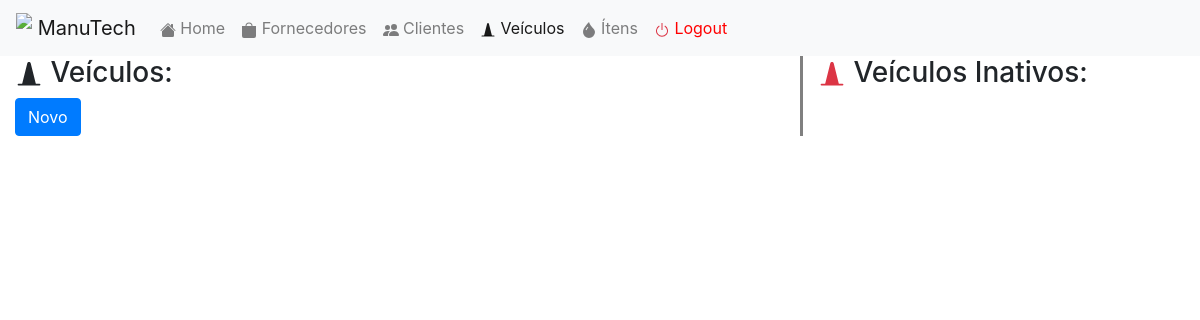
Page /veiculo.php (signed in) on the earlier database version.
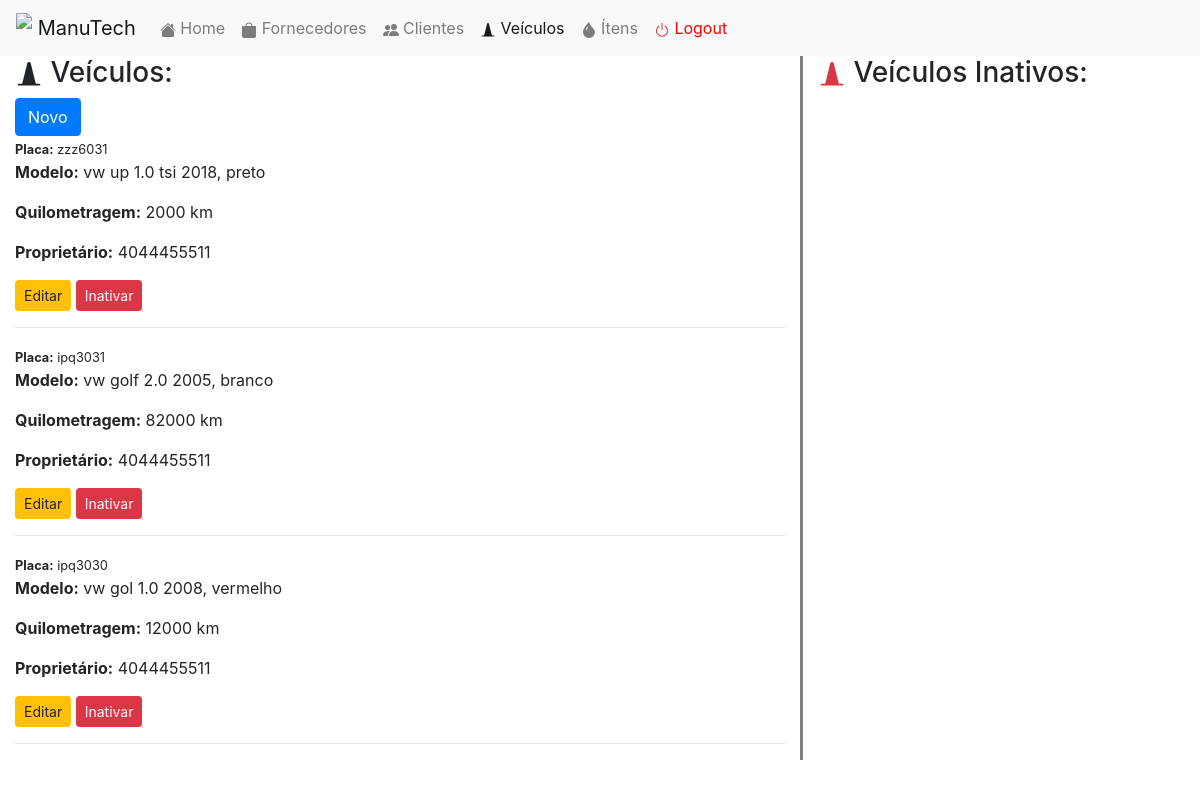
Same page on the later database version.
### tables this page shows
CREATE TABLE veiculo (
    placa VARCHAR(7) NOT NULL,
    modelo VARCHAR(100) NOT NULL,
    quilometragem BIGINT(7) NOT NULL,
    cpfProprietario BIGINT(11) NOT NULL,
    ativo BOOLEAN NOT NULL DEFAULT true,
    PRIMARY KEY(placa),
    FOREIGN KEY(cpfProprietario) REFERENCES cliente(cpf)
) CHARSET=utf8;

### veiculo.php (the view, shortened to what this page needs)
<?php
    require_once 'conect.php';
?>
<!doctype html>
<html lang="pt-br">
<head>
    <link rel="stylesheet" href="https://stackpath.bootstrapcdn.com/bootstrap/4.4.1/css/bootstrap.min.css">
    <link rel="stylesheet" href="estilo.css">
</head>
<body>
<div class="container-fluid">
    <div class="row">
        <div class="col-sm-12" id="menu">
            <nav class="navbar navbar-expand-lg navbar-light bg-light">
                <a class="navbar-brand" href="painel.php"><img src="https://img.icons8.com/material-two-tone/30/000000/car-service.png" class="d-inline-block align-top"> ManuTech</a>
                <div class="collapse navbar-collapse" id="navbarNav">
                    <ul class="navbar-nav">
                        <li class="nav-item"><a class="nav-link" href="painel.php"> Home</a></li>
                        <li class="nav-item"><a class="nav-link" href="fornecedor.php"><svg class="bi bi-bag-fill" width="1em" height="1em" viewBox="0 0 16 16" fill="currentColor" xmlns="http://www.w3.org/2000/svg"><path d="M1 4h14v10a2 2 0 01-2 2H3a2 2 0 01-2-2V4zm7-2.5A2.5 2.5 0 005.5 4h-1a3.5 3.5 0 117 0h-1A2.5 2.5 0 008 1.5z"/></svg> Fornecedores</a></li>
                        <li class="nav-item"><a class="nav-link" href="cliente.php"> Clientes</a></li>
                        <li class="nav-item active"><a class="nav-link" href="veiculo.php"><svg class="bi bi-cone" width="1em" height="1em" viewBox="0 0 16 16" fill="currentColor" xmlns="http://www.w3.org/2000/svg"><path d="M7.03 1.88c.252-1.01 1.688-1.01 1.94 0L12 14H4L7.03 1.88z"/><path fill-rule="evenodd" d="M1.5 14a.5.5 0 01.5-.5h12a.5.5 0 010 1H2a.5.5 0 01-.5-.5z" clip-rule="evenodd"/></svg> Veículos</a></li>
                        <li class="nav-item"><a class="nav-link" href="item.php"> Ítens</a></li>
                        <li class="nav-item"><a class="nav-link" href="logout.php" style="color: red;"> Logout</a></li>
                    </ul>
                </div>
            </nav>
        </div>
    </div>
    <div class="row">
        <div class="col-sm-8">
            <h3><svg class="bi bi-cone" width="1em" height="1em" viewBox="0 0 16 16" fill="currentColor" xmlns="http://www.w3.org/2000/svg"><path d="M7.03 1.88c.252-1.01 1.688-1.01 1.94 0L12 14H4L7.03 1.88z"/><path fill-rule="evenodd" d="M1.5 14a.5.5 0 01.5-.5h12a.5.5 0 010 1H2a.5.5 0 01-.5-.5z" clip-rule="evenodd"/></svg> Veículos:</h3>
            <button type="button" class="btn btn-primary" onclick="window.location.href='addVeiculo.php'">Novo</button><br>
            <?php
            $r = $db->query("SELECT * FROM veiculo WHERE ativo=1 ORDER BY placa DESC");
            $linhas = $r->fetchAll(PDO::FETCH_ASSOC);
            foreach($linhas as $l) {
                echo "
                    <small><strong>Placa:</strong> ".$l['placa']."</small>
                    <p><strong>Modelo:</strong> ".$l['modelo']."</p>
                    <p><strong>Quilometragem:</strong> ".$l['quilometragem']." km</p>
                    <p><strong>Proprietário:</strong> ".$l['cpfProprietario']."</p>
                    <a href='updateVeiculo.php?placa=".$l['placa']."' class='btn btn-warning btn-sm'>Editar</a>
                    <a href='inativarVeiculo.php?placa=".base64_encode($l['placa'])."' class='btn btn-danger btn-sm'>Inativar</a>
                    <hr>
                ";
            }
            ?>
        </div>
        <div class="col-sm-4" id="teste">
            <h3><svg class="bi bi-cone text-danger" width="1em" height="1em" viewBox="0 0 16 16" fill="currentColor" xmlns="http://www.w3.org/2000/svg"><path d="M7.03 1.88c.252-1.01 1.688-1.01 1.94 0L12 14H4L7.03 1.88z"/><path fill-rule="evenodd" d="M1.5 14a.5.5 0 01.5-.5h12a.5.5 0 010 1H2a.5.5 0 01-.5-.5z" clip-rule="evenodd"/></svg> Veículos Inativos:</h3>
        </div>
    </div>
</div>
</body>
</html>

### estilo.css (style rules this page uses)
div#menu { padding: 0%; }
div#teste { border-left: solid gray; }

Differences in the rows shown:
added veiculo: placa "zzz6031", modelo "vw up 1.0 tsi 2018, preto", quilometragem "2000", cpfProprietario "4044455511"
added veiculo: placa "ipq3031", modelo "vw golf 2.0 2005, branco", quilometragem "82000", cpfProprietario "4044455511"
added veiculo: placa "ipq3030", modelo "vw gol 1.0 2008, vermelho", quilometragem "12000", cpfProprietario "4044455511"
